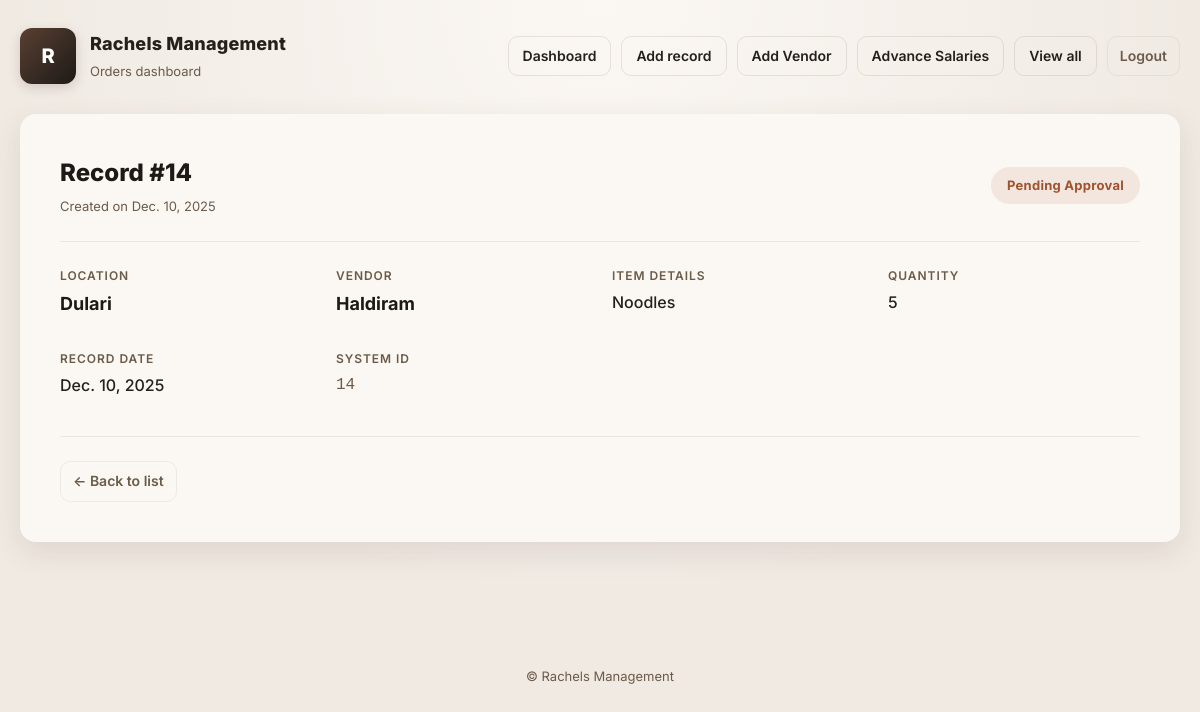
/record/14/ (signed in), run on the app's committed database.
### Rachels/models.py (models this page shows, shortened)
class Record(models.Model):
    date = models.DateField()
    location = models.CharField(max_length=100)
    vendor = models.ForeignKey(Vendor, on_delete=models.SET_NULL, null=True)
    item = models.ForeignKey(VendorItem, on_delete=models.SET_NULL, null=True)
    quantity = models.PositiveIntegerField(default=1)
    status = models.CharField(max_length=20, default="Pending")

class Vendor(models.Model):
    name = models.CharField(max_length=100, unique=True)

class VendorItem(models.Model):
    vendor = models.ForeignKey(Vendor, on_delete=models.CASCADE, related_name="items")
    item_name = models.CharField(max_length=100)

### Rachels/views.py (the view)
# urls.py: path('record/<int:pk>/', views.record_detail, name='record_detail'),
@login_required
def record_detail(request, pk):
    record = get_object_or_404(Record, pk=pk)
    if not user_can_view_location(request.user, record.location):
        return HttpResponseForbidden("You don't have permission to view this record.")
    return render(request, "record_detail.html", {"record": record})

### Rachels/views.py (called while the page is built)
def user_can_view_location(user, location):
    if not user.is_authenticated:
        return False
    if user.is_superuser:
        return True
    return user_in_manager_group_for_location(user, location)

### Rachels/templates/record_detail.html (shortened to what this page needs)
{% extends "base.html" %}
{% block content %}
<article>
  <header class="record-header">
    <div>
      <h1 style="margin:0; color:var(--accent-600); font-size:24px; font-weight:800;">Record #{{ record.id }}</h1>
      <div class="muted" style="font-size:13px; margin-top:4px;">Created on {{ record.date }}</div>
    </div>
    <div>
      {% if record.status|lower == "pending" %}
        <span class="badge pending">Pending Approval</span>
      {% elif record.status|lower == "completed" %}
        <span class="badge completed">Completed</span>
      {% else %}
        <span class="badge default">{{ record.status }}</span>
      {% endif %}
    </div>
  </header>
  <section class="detail-grid">
    <div class="field-group">
      <span class="field-label">Location</span>
      <span class="field-value highlight">{{ record.location }}</span>
    </div>
    <div class="field-group">
      <span class="field-label">Vendor</span>
      <span class="field-value highlight">{{ record.vendor.name }}</span>
    </div>
    <div class="field-group">
      <span class="field-label">Item Details</span>
      <span class="field-value">{{ record.item.item_name }}</span>
    </div>
    <div class="field-group">
      <span class="field-label">Quantity</span>
      <span class="field-value">{{ record.quantity }}</span>
    </div>
    <div class="field-group">
      <span class="field-label">Record Date</span>
      <span class="field-value">{{ record.date }}</span>
    </div>
    <div class="field-group">
      <span class="field-label">System ID</span>
      <span class="field-value" style="font-family:monospace; color:var(--muted);">{{ record.id }}</span>
    </div>
  </section>
  <footer class="actions-bar">
    <a class="btn ghost" href="{% url 'show_all_records' %}">← Back to list</a>
  </footer>
</article>
{% endblock %}

### Rachels/templates/base.html (style rules this page uses)
:root { --bg: #F0EAE3; --page: #fbf7f3; --muted: #6b5b4a; --text: #24201C; --accent: #5A4032; --accent-600: #1C1A17; --glass: rgba(11,11,11,0.04); --radius: 16px; --shadow-sm: 0 10px 30px rgba(90, 64, 50, 0.12); --shadow-subtle: 0 4px 10px rgba(90, 64, 50, 0.08); }
* { box-sizing:border-box }
html,body { height:100% }
body { margin:0; font-family:Inter, system-ui, -apple-system, 'Segoe UI', Roboto, 'Helvetica Neue', Arial; background: radial-gradient(circle at top, var(--page) 0%, var(--bg) 60%); color:var(--text); -webkit-font-smoothing:antialiased; -moz-osx-font-smoothing:grayscale; padding:28px 20px; line-height:1.6; }
a.btn { padding:8px 14px;border-radius:10px;background:transparent; color:var(--text); text-decoration:none; border:1px solid rgba(90, 64, 50, 0.12); font-weight:600;font-size:14px;display:inline-flex;align-items:center;gap:8px; transition:all .2s ease; }
a.ghost { background:transparent; border:1px solid rgba(90, 64, 50, 0.08); color:var(--muted); padding:8px 12px;border-radius:10px }
.muted { color:var(--muted) }
footer { margin-top:40px;color:var(--muted);font-size:13px;text-align:center }
a { color:inherit }

### Rachels/templates/record_detail.html (style rules this page uses)
.record-header { display: flex; justify-content: space-between; align-items: center; padding-bottom: 24px; margin-bottom: 24px; border-bottom: 1px solid rgba(90, 64, 50, 0.1); }
.detail-grid { display: grid; grid-template-columns: repeat(auto-fit, minmax(200px, 1fr)); gap: 32px 24px; margin-bottom: 40px; }
.field-group { display: flex; flex-direction: column; gap: 6px; }
.field-label { font-size: 12px; text-transform: uppercase; letter-spacing: 0.08em; color: var(--muted); font-weight: 600; }
.field-value { font-size: 16px; color: var(--text); font-weight: 500; line-height: 1.4; }
.field-value.highlight { font-size: 18px; font-weight: 700; color: var(--accent-600); }
.badge { padding: 8px 16px; border-radius: 999px; font-size: 13px; font-weight: 700; letter-spacing: 0.02em; display: inline-block; }
.badge.pending { background: rgba(160, 82, 45, 0.1); color: #A0522D; }
.actions-bar { display: flex; gap: 12px; flex-wrap: wrap; align-items: center; padding-top: 24px; border-top: 1px solid rgba(90, 64, 50, 0.1); }

### data on the page
Record: id "14", date "Dec. 10, 2025", location "Dulari", vendor.name "Haldiram", item.item_name "Noodles", quantity "5"
